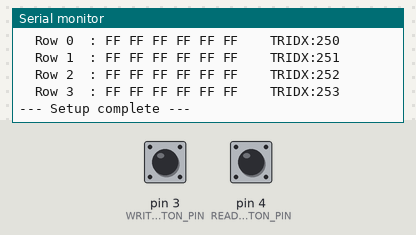
A sketch run on a simulated Arduino Uno, built for the host (arithmetic inside an expression is 32-bit, double 64-bit). Parts: the last lines printed to the serial monitor. The test bench sets the inputs (shaded band); at power-on: pin 3 (WRITE_BUTTON_PIN) HIGH, pin 4 (READ_BUTTON_PIN) HIGH. Random numbers use the default seed unless the sketch sets one.

Above: at 1.7 s.
1.8 s: pin 3 (WRITE_BUTTON_PIN) pulled LOW for 0.15 s
At 2.6 s:
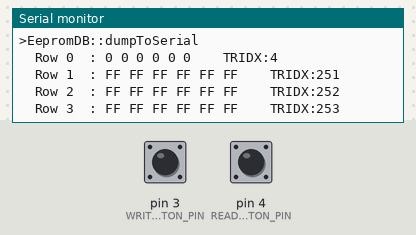
3.4 s: pin 4 (READ_BUTTON_PIN) pulled LOW for 0.15 s
At 4.0 s:
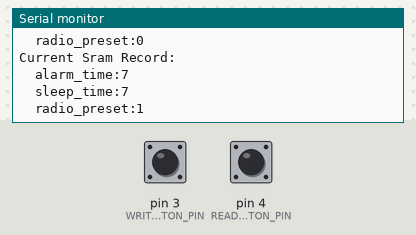
5.0 s: pin 3 (WRITE_BUTTON_PIN) pulled LOW for 1 s
At 6.4 s:
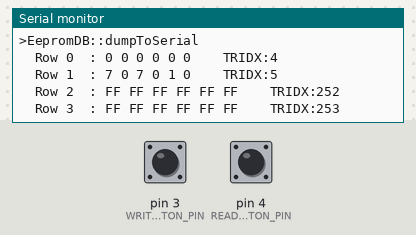
7.5 s: pin 4 (READ_BUTTON_PIN) pulled LOW for 1 s
At 8.4 s:
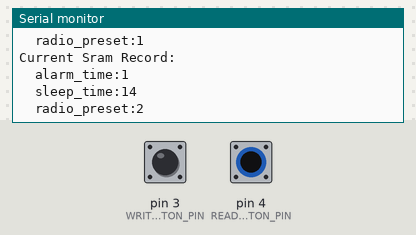
10.0 s: pin 3 (WRITE_BUTTON_PIN) pulled LOW for 0.15 s
At 10.7 s:
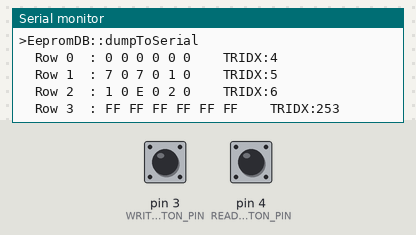
Timing chart, 0 to 12.6 s (numbered marks = the images above; inputs shaded):
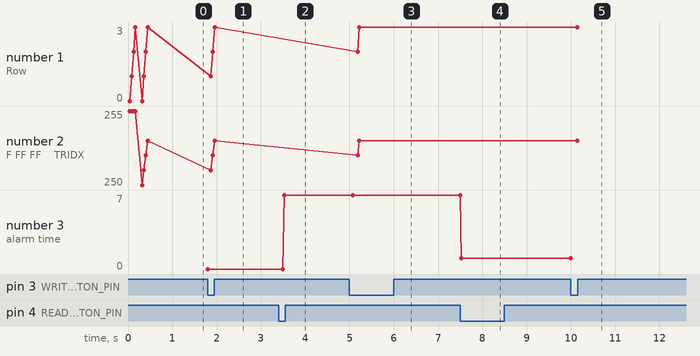

Measured:
- after the input at 1.8 s, the serial monitor: prints a new line at once (image 1)
- after the input at 3.4 s, the serial monitor: prints a new line after 0.10 s (image 2)
- after the input at 5.0 s, the serial monitor: prints a new line after 0.08 s (image 3)
- after the input at 7.5 s, the serial monitor: prints a new line at once (image 4)
- after the input at 10.0 s, the serial monitor: prints a new line at once (image 5)
- plotted number 3: 0 → 7 after the input at 3.4 s

The sketch:

EEpromDB_workbench.ino
```cpp
#define TRACE_ON

#include "EepromDB.h"

#define alarmSetting_eprom_startadress 0
#define alarmSetting_eeprom_generationCount 6

#define WRITE_BUTTON_PIN 3
#define READ_BUTTON_PIN 4

struct MyAlarmSettingRecord {
  int alarm_time;
  int sleep_time;
  byte radio_preset;
} sram_record;

EepromDB myFirstDB;


void dumpToSerial_MyAlarmSettingRecord(struct MyAlarmSettingRecord record)
{
  Serial.print(F("  alarm_time:"));Serial.println(record.alarm_time);
  Serial.print(F("  sleep_time:"));Serial.println(record.sleep_time);
  Serial.print(F("  radio_preset:"));Serial.println(record.radio_preset);
}

void setup() {

  #ifdef TRACE_ON
    char compile_signature[] = "--- START (Build: " __DATE__ " " __TIME__ ") ---";
    Serial.begin(9600);
    Serial.println(compile_signature);
  #endif

  pinMode(WRITE_BUTTON_PIN,INPUT_PULLUP);
  pinMode(READ_BUTTON_PIN,INPUT_PULLUP);

  if(myFirstDB.setupDB(1, sizeof(sram_record), 4))  myFirstDB.dumpToSerial();
  else {
    Serial.println(F("-- DB INIT ERROR --"));
  }

  sram_record.alarm_time=0;
  sram_record.sleep_time=0;
  sram_record.radio_preset=0;

  if(myFirstDB.readRecord((byte*)(&sram_record)))
  {
    Serial.println(F("Got Initial data from EEPROM:"));
    dumpToSerial_MyAlarmSettingRecord(sram_record);
  }

  #ifdef TRACE_ON
  Serial.println(F("--- Setup complete ---"));
  #endif
}

void loop() {
struct MyAlarmSettingRecord localBuffer;

  if(digitalRead(READ_BUTTON_PIN)==LOW) {
    myFirstDB.readRecord((byte*)(&localBuffer));
    Serial.println(F("Current DB Record:"));
    dumpToSerial_MyAlarmSettingRecord(localBuffer);
    sram_record.alarm_time=random(0,24);
    sram_record.sleep_time+=7;
    sram_record.radio_preset++;
    Serial.println(F("Current Sram Record:"));
    dumpToSerial_MyAlarmSettingRecord(sram_record);
    delay(1500);
  }

  if(digitalRead(WRITE_BUTTON_PIN)==LOW)
  {
    Serial.println(F("Writing-->"));
    dumpToSerial_MyAlarmSettingRecord(sram_record);
    if(myFirstDB.updateRecord((byte*)(&sram_record)))
    {
        Serial.println(F("--commited--"));
    }
    myFirstDB.dumpToSerial();
    delay(1500);
  }
}
```

EepromDB.cpp
```cpp
#include <EEPROM.h>
#include "EepromDB.h"

#define TRACE_EEPROMDB

EepromDB::EepromDB()
{
  /* everything we would do, can result in an error but theres no way to communicate this
   *  thats why you have to initalize the object with the startDB method an check the result
   */
}

bool EepromDB::setupDB(int startAdress, int recordSize, int generationCount)
{
  #ifdef TRACE_EEPROMDB
      Serial.println(F(">EepromDB::setupDB"));
  #endif

  if(recordSize <1) return false;
  if(startAdress <0) return false;
  /* TODO: check for upper limit */
  if(generationCount <3) return false;

  db_startAdress=startAdress;
  db_recordSize=recordSize;
  db_generationCount=generationCount;

  #ifdef TRACE_EEPROMDB
      Serial.println(F("\tParameters ok"));
      dumpToSerial();
  #endif

  byte rowLength=db_recordSize+1;
  uint8_t prevTransIndex=EEPROM[startAdress+recordSize]; // get the transaction index of the first record
  uint8_t checkTransIndex;
  db_currentRowIndex=generationCount-1; // Set to last row (wich will be the conclusion if we dont find the gap)

  /* Analyze transaction index of all entries to check integrity of the DB storage and identify actual entry*/
  for (int rowIndex=1;rowIndex<db_generationCount;rowIndex++) {
    checkTransIndex=EEPROM[startAdress+(rowLength)*rowIndex+recordSize];

    #ifdef TRACE_EEPROMDB
      Serial.print(F("\tCheck "));Serial.print(prevTransIndex);
      Serial.print(F("-> "));Serial.print((prevTransIndex+1)%256);
      Serial.print(F(" == "));Serial.println(checkTransIndex);
    #endif
    if(checkTransIndex==(prevTransIndex+1)%256) // follow up record
    {
      prevTransIndex=checkTransIndex;
      continue;
    }
    #ifdef TRACE_EEPROMDB
      Serial.print(F(" -> "));Serial.print((prevTransIndex+1)%256);
      Serial.print(F(" == "));Serial.println((checkTransIndex+db_generationCount)%256);
    #endif
    if((checkTransIndex+db_generationCount)%256==(prevTransIndex+1)%256) // record gap = prev row is the current vaild row
    {
      db_currentTransactionIndex=prevTransIndex;
      db_currentRowIndex=rowIndex-1;
      prevTransIndex=checkTransIndex;
      continue;
    }

     // TransactionIndex is not in order= this memory is not formatted correctly
      formatDB();
      break;
  }
  if(db_currentRowIndex==generationCount-1) // last row is the current one
  {
    db_currentTransactionIndex=EEPROM[startAdress+(rowLength)*(db_generationCount-1)+recordSize];
  }
  #ifdef TRACE_EEPROMDB
      Serial.print(F("\tTRIDX: "));Serial.print(db_currentTransactionIndex);
      Serial.print(F(" row index "));Serial.println(db_currentRowIndex);
  #endif
  return true;
}

bool EepromDB::formatDB()
{
  byte rowLength=db_recordSize+1;
  #ifdef TRACE_EEPROMDB
  Serial.println(F(">EepromDB::formatDB"));
  #endif

  for(int rowIndex=0;rowIndex<db_generationCount;rowIndex++)
  {
    for(int byteIndex=0; byteIndex<db_recordSize;byteIndex++) {
      EEPROM[db_startAdress+rowIndex*rowLength+byteIndex]=0xff; // initialize the cell with FF
    }
    EEPROM[db_startAdress+rowIndex*rowLength+db_recordSize]=rowIndex+250; // Write initial transaction index
  }
  db_currentTransactionIndex=db_generationCount-1;
  db_currentRowIndex=db_generationCount; // this Row Index value is invalid to show we havent written anything yet
  return true;
}

void EepromDB::dumpToSerial()
{
  #ifdef TRACE_EEPROMDB
    Serial.println(F(">EepromDB::dumpToSerial"));
  #endif
  byte rowLength=db_recordSize+1;

  for(int rowIndex=0;rowIndex<db_generationCount;rowIndex++)
  {
    Serial.print(F("\tRow "));
    Serial.print(rowIndex);
    Serial.print(F("\t: "));

    for(int byteIndex=0; byteIndex<db_recordSize;byteIndex++) {
      Serial.print(EEPROM[db_startAdress+rowIndex*rowLength+byteIndex],HEX);
      Serial.print(F(" "));
    }
    Serial.print(F("\t TRIDX:"));
    Serial.println(EEPROM[db_startAdress+rowIndex*rowLength+db_recordSize]);
  }
}

bool EepromDB::readRecord(byte *buffer)
{
  int byteIndex=0;
  bool hasSomeRealData=false;
  byte recordAdress=db_startAdress+db_currentRowIndex*(db_recordSize+1);

   /* check if db is initialized correctly */
  if(db_startAdress==-1
   ||db_currentRowIndex==db_generationCount){
    return false;
   }

  /* copy the data */
  for(byteIndex=0;byteIndex<db_recordSize;byteIndex++)
  {
    buffer[byteIndex]=EEPROM[recordAdress+byteIndex];
    if(buffer[byteIndex]!=0xff)  hasSomeRealData=true;
  }
  return hasSomeRealData;
}


bool  EepromDB::updateRecord(byte *buffer)
{
  int byteIndex=0;
  bool isNewData=false;
  byte recordAdress=db_startAdress+db_currentRowIndex*(db_recordSize+1);

  /* check if db is initialized correctly */
  if(db_startAdress==-1){
    return false;
   }

    /* Check if there is a change */
  if(db_currentRowIndex!=db_generationCount) // db has a record
  {
    for(byteIndex=0;byteIndex<db_recordSize;byteIndex++)
    {
      if(buffer[byteIndex]!=EEPROM[recordAdress+byteIndex])
      {
        isNewData=true;
        break;
      }
    }
  } else { // db has no record
     isNewData=true;
  }

  if(!isNewData) return true; // Nothing to change

  /* foreward transaction- and rowindex */
  db_currentTransactionIndex++;  // we use the byte overflow to construct a "ring buffer"
  if(++db_currentRowIndex >= db_generationCount) db_currentRowIndex=0;
  recordAdress=db_startAdress+db_currentRowIndex*(db_recordSize+1);

  /* write data to storage */
  for(byteIndex=0;byteIndex<db_recordSize;byteIndex++)
  {
    EEPROM[recordAdress+byteIndex]=buffer[byteIndex];
  }
  /* Write new transaction index  (commit the data)*/
  EEPROM[recordAdress+db_recordSize]=db_currentTransactionIndex;
  return true;
}
```

EepromDB.h
```cpp
/* Implements a simple method to use eeprom storage in a failsafe way and with preventig fast waerdown*/
#ifndef __EEPROM_DB_H__
#define __EEPROM_DB_H__

#include <Arduino.h>

#define EEPROMDB_NOT_INITIALIZED -1

class EepromDB {

  public:
    EepromDB();

     /* Initialize the DB object, check the storage
      *  Returns true when DB was initialized successfully
      */
     bool setupDB(int startAdress, int recordsize, int generationCount);

     /* get the current record from the buffer
      *  Parameter: Poiter to the buffer, to write the data to
      *  Return: true - data was read from DB
      *          false - data could not be read from DB (no record or not intialized), buffer will be set to FF
      */
     bool readRecord(byte *buffer);

     /* write a new version of the record to the eeprom, will not write new record when it is identical to current
      *   Parameter: Pointer to the buffer wich has to be written
      *   Return: true - data was written successfully
     */
     bool updateRecord(byte *buffer);

     /* provide first Adress, not occupoed by DB */
     int getAdressBehindDB() {return db_startAdress+(db_recordSize+1)*db_generationCount;}

     /* Dump the whole DB Storage to the Serial Interface */
     void dumpToSerial(void);

  protected:

     bool formatDB();

     int db_startAdress=-1;
     int db_recordSize=0;
     int db_generationCount=0;
     byte db_currentTransactionIndex=255;
     byte db_currentRowIndex=0;
};

#endif
```
